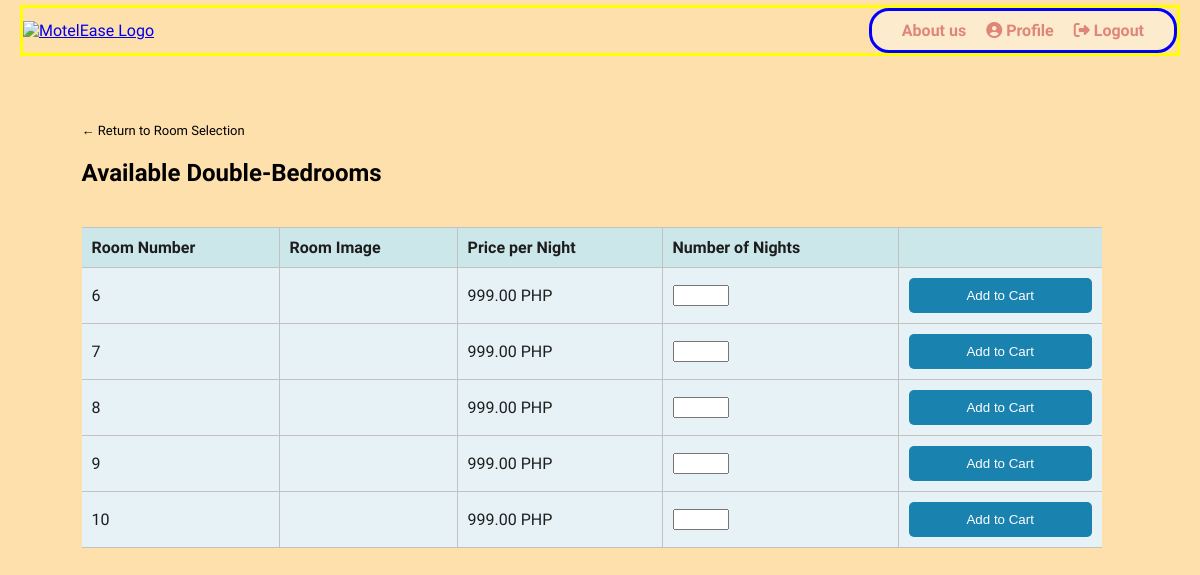
Before: /ITPROGhotel/php/double-bed.php (signed in) with the older database file.
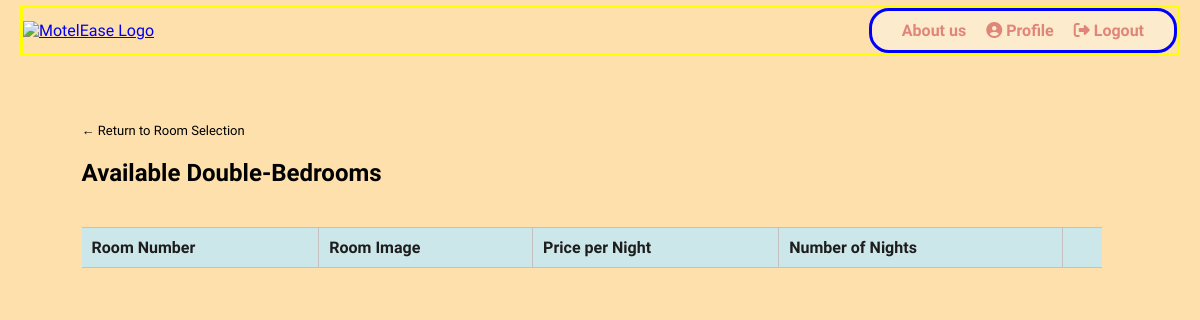
After: the same page with the newer database file.
### tables this page shows
CREATE TABLE `rooms` (
  `id` int(11) NOT NULL,
  `type` varchar(50) DEFAULT NULL,
  `price_per_night` decimal(10,2) DEFAULT NULL,
  `availability` int(11) DEFAULT NULL,
  `image` mediumblob NOT NULL
);

### ITPROGhotel/php/double-bed.php (the view, shortened to what this page needs)
<?php
$conn = new mysqli('localhost', 'root', '', 'itproghs');
$stmt = $conn->prepare("SELECT * FROM rooms WHERE type = 'Double' AND availability = 0");
$stmt->execute();
$result = $stmt->get_result();
$doubleRooms = $result->fetch_all(MYSQLI_ASSOC);
?>
<!DOCTYPE html>
<html>
<head>
    <link href="rooms.css" rel="stylesheet" type="text/css">
    <link rel="stylesheet" href="https://cdnjs.cloudflare.com/ajax/libs/font-awesome/6.2.0/css/all.min.css">
</head>
<body class="loggedin">
    <nav class="navtop">
        <div class="nav-container">
            <div class="logo">
                <a href="home.php"><img src="" alt="MotelEase Logo"></a>
            </div>
            <div class="nav-links">
                <a href="aboutus.html" class="nav-link">About us</a>
                <a href="profile.php" class="nav-link"><i class="fas fa-user-circle"></i> Profile</a>
                <a href="logout.php" class="nav-link"><i class="fas fa-sign-out-alt"></i> Logout</a>
            </div>
        </div>
    </nav>
    <div class="content">
        <p><a href="room-selection.php" class="back-btn"> ← Return to Room Selection</a></p>
        <h2>Available Double-Bedrooms</h2>
        <table class="rooms-table">
            <thead>
                <tr>
                    <th>Room Number</th>
                    <th>Room Image</th>
                    <th>Price per Night</th>
                    <th>Number of Nights</th>
                    <th></th>
                </tr>
            </thead>
            <tbody>
                <?php foreach ($doubleRooms as $room): ?>
                    <tr>
                        <td><?= htmlspecialchars($room['id']) ?></td>
                        <td><img src="<?= htmlspecialchars($room['image_path']) ?>"width="50"></td>
                        <td><?= htmlspecialchars($room['price_per_night']) ?> PHP</td>
                        <td>
                            <form action="add-to-cart.php" method="post">
                                <input type="number" name="quantity" min="1" max="30" required>
                        </td>
                        <td>
                            <input type="submit" value="Add to Cart" class="button-item">
                        </td>
                    </tr>
                <?php endforeach; ?>
            </tbody>
        </table>
    </div>
</body>
</html>

Changed rows visible on the page:
removed rooms: id "6", price_per_night "999.00"
removed rooms: id "7", price_per_night "999.00"
removed rooms: id "8", price_per_night "999.00"
removed rooms: id "9", price_per_night "999.00"
removed rooms: id "10", price_per_night "999.00"
